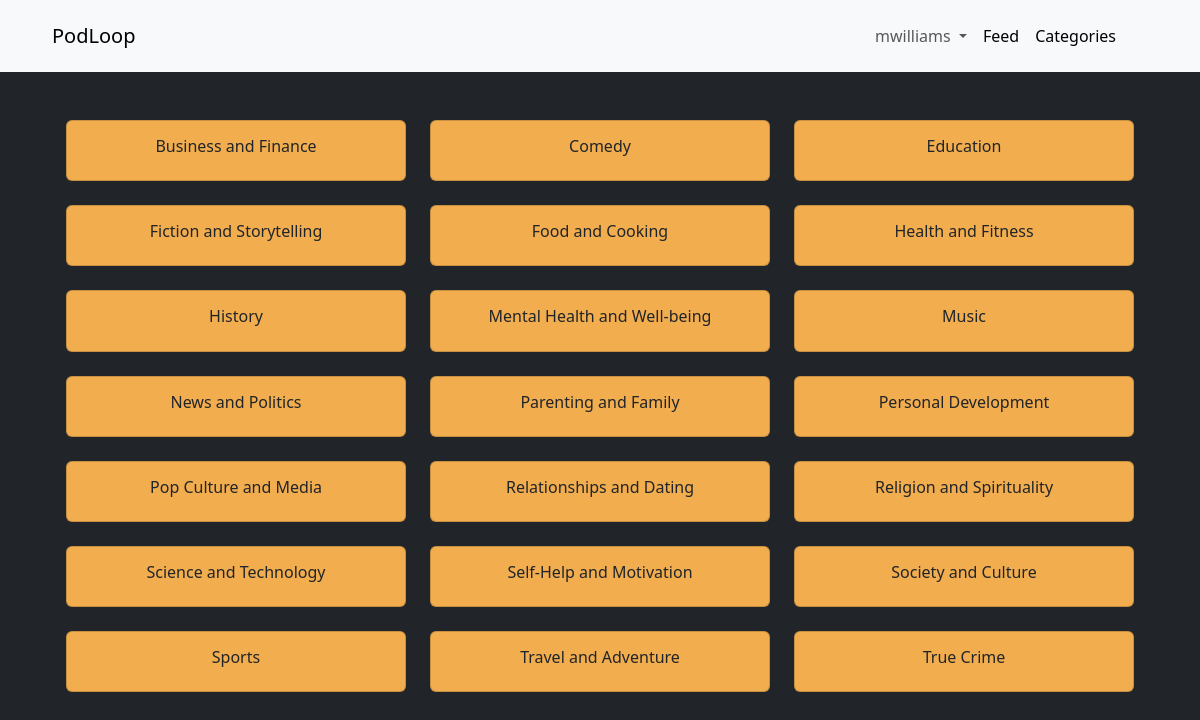
/categories/ (signed in), run on the app's committed database.
### accounts/models.py (models this page shows, shortened)
class User(AbstractBaseUser, PermissionsMixin):
    email = models.EmailField(blank=True, default='', unique=True)
    name = models.CharField(max_length=255, blank=False)
    last_name = models.CharField(max_length=255, blank=False)
    username = models.CharField(max_length=255, blank=False, unique=True)
    is_active = models.BooleanField(default=False)
    is_superuser = models.BooleanField(default=False)
    is_staff = models.BooleanField(default=False)
    is_creator = models.BooleanField(default=False)
    is_email_verified = models.BooleanField(default=False)
    date_joined = models.DateTimeField(default=now, blank=False)
    last_login =  models.DateTimeField(blank=True, null=True)
    link_profile_picture = models.ImageField(upload_to='images')
    objects = CustomUserManager()
    USERNAME_FIELD = 'email'
    EMAIL_FIELD = 'email'
    REQUIRED_FIELDS = ['name','last_name','username']
    class Meta:
        verbose_name = 'User'
        verbose_name_plural = 'Users'

### core/models.py (models this page shows, shortened)
class Category(models.Model):
    name = models.CharField(max_length=50,unique=True,blank=False)
    description = models.CharField(max_length=100,null=True,default=None,blank=True)
    slug = models.CharField(max_length=100,unique=True,null=True)
    class Meta:
        verbose_name_plural = "Categories"

### core/views.py (the view)
# urls.py: path('categories/', CategoryListView.as_view(), name='categories'),
class CategoryListView(ListView):
    model = Category
    template_name = "core/categories.html"
    queryset = Category.objects.order_by("name")
    context_object_name = "categories"

### core/templates/core/categories.html (shortened to what this page needs)
{% extends 'core/base.html' %}  {% block content %}
<ul class="ps-4 pe-4 mt-5">
  <div class="row row-cols-1 row-cols-md-3 g-4">
    {% for category in categories %}
    <div class="col">
      <div class="card">
        <div class="card-body text-center px-1">
          <h6>
            <a
              class="card-title text-center link-underline link-underline-opacity-0"
              href="/categories/{{category.slug}}"
              >{{category.name}}</a
            >
          </h6>
        </div>
      </div>
    </div>
    {% empty %}
    <h1 class="text-light text-center">No Categories yet.</h1>
    {% endfor %}
  </div>
</ul>
{% endblock %}

### core/templates/core/base.html (shortened to what this page needs)
<!DOCTYPE html>
<html>
  <head>
    <link rel="stylesheet" href="" />
    <link
      href="https://cdn.jsdelivr.net/npm/bootstrap@5.3.0-alpha3/dist/css/bootstrap.min.css"
      rel="stylesheet"
    />
  </head>
  <body class="bg-dark">
    <row>
      <nav class="navbar navbar-expand-lg bg-body-tertiary p-3">
        <div class="container-fluid ms-4 me-5">
          <a class="navbar-brand" href="{% url 'core:home' %}">PodLoop</a>
          <div class="collapse navbar-collapse" id="navbarNavDropdown">
            <ul class="navbar-nav ms-auto">
              {% if user.is_authenticated %}
              <li class="nav-item dropdown-center">
                <a
                  class="nav-link dropdown-toggle"
                  href="#"
                  role="button"
                  data-bs-toggle="dropdown"
                  aria-expanded="false"
                >
                  {{user.username}}
                </a>
              </li>
              {% endif %}
              <li class="nav-item">
                <a class="nav-link active" aria-current="page" href="#">Feed</a>
              </li>
              <li class="nav-item">
                <a
                  class="nav-link active"
                  aria-current="page"
                  href="{% url 'core:categories'%}"
                  >Categories</a
                >
              </li>
            </ul>
          </div>
        </div>
      </nav>
    </row>
    <div class="container">{% block content %} {% endblock %}</div>
  </body>
</html>

### core/templates/core/categories.html (style rules this page uses)
.card { background-color: #f1ad4e; }

### data on the page
User: username "mwilliams"
Category: name "Business and Finance"
Category: name "Comedy"
Category: name "Education"
Category: name "Fiction and Storytelling"
Category: name "Food and Cooking"
Category: name "Health and Fitness"
Category: name "History"
Category: name "Mental Health and Well-being"
Category: name "Music"
Category: name "News and Politics"
Category: name "Parenting and Family"
Category: name "Personal Development"
Category: name "Pop Culture and Media"
Category: name "Relationships and Dating"
Category: name "Religion and Spirituality"
Category: name "Science and Technology"
Category: name "Self-Help and Motivation"
Category: name "Society and Culture"
Category: name "Sports"
Category: name "Travel and Adventure"
Category: name "True Crime"
